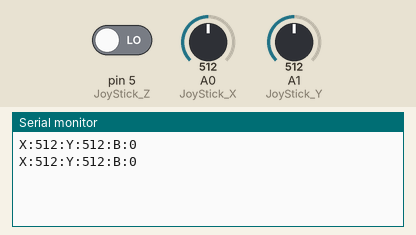
Recording of a sketch running on a simulated Arduino Uno, built with avr-gcc and run on an emulated ATmega328P. On the bench: the last lines printed to the serial monitor. The test bench sets the inputs (shaded band); at power-on: A0 (JoyStick_X) = 512, A1 (JoyStick_Y) = 512, pin 5 (JoyStick_Z) LOW.

Above: at 1.8 s.
1.9 s: A0 (JoyStick_X) set to 716
At 2.8 s:
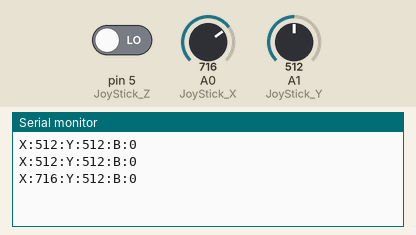
3.4 s: A1 (JoyStick_Y) set to 716
At 4.7 s:
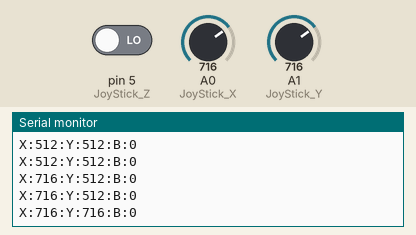
4.9 s: pin 5 (JoyStick_Z) driven HIGH
At 5.8 s:
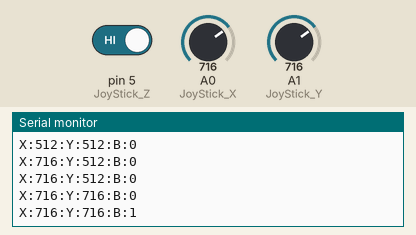
6.4 s: A0 (JoyStick_X) set to 900
At 7.4 s:
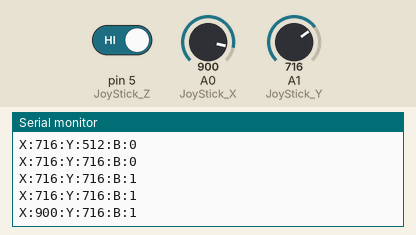
7.9 s: A1 (JoyStick_Y) set to 900
At 8.8 s:
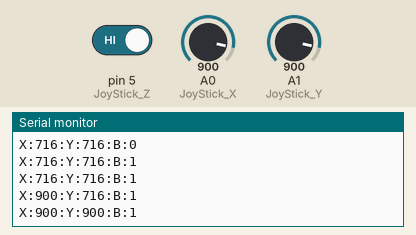
9.4 s: pin 5 (JoyStick_Z) driven LOW
At 10.8 s:
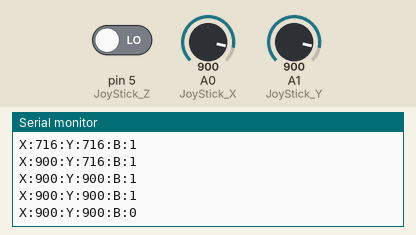
Timing chart, 0 to 11.9 s (numbered marks = the images above; inputs shaded):
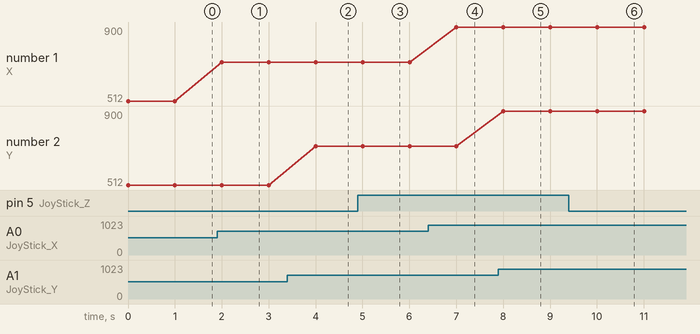

Measured:
- after the input at 1.9 s, the serial monitor: prints a new line after 0.10 s (image 1)
- after the input at 3.4 s, the serial monitor: prints a new line after 0.60 s (image 2)
- after the input at 4.9 s, the serial monitor: prints a new line after 0.10 s (image 3)
- after the input at 6.4 s, the serial monitor: prints a new line after 0.60 s (image 4)
- after the input at 7.9 s, the serial monitor: prints a new line after 0.11 s (image 5)
- after the input at 9.4 s, the serial monitor: prints a new line after 0.61 s (image 6)
- plotted number 1: 512 → 716 after the input at 1.9 s, 716 → 900 after the input at 6.4 s

The sketch:

JoyStick.ino
```cpp
#define JoyStick_X A0
#define JoyStick_Y A1
const int  JoyStick_Z = 5 ;

void setup()

{
  Serial.begin(9600);
  pinMode(JoyStick_Z,INPUT);
}

void loop()

 {
  int x,y,z;
  x=analogRead(JoyStick_X);
  y=analogRead(JoyStick_Y);
  z=digitalRead(JoyStick_Z);
  Serial.print("X:");
  Serial.print(x);
  Serial.print(":Y:");
  Serial.print(y);

  if(z == HIGH)

  {
    Serial.println(":B:1");
  }

  else

  {
    Serial.println(":B:0");
  }
  delay(1000);
}
```
